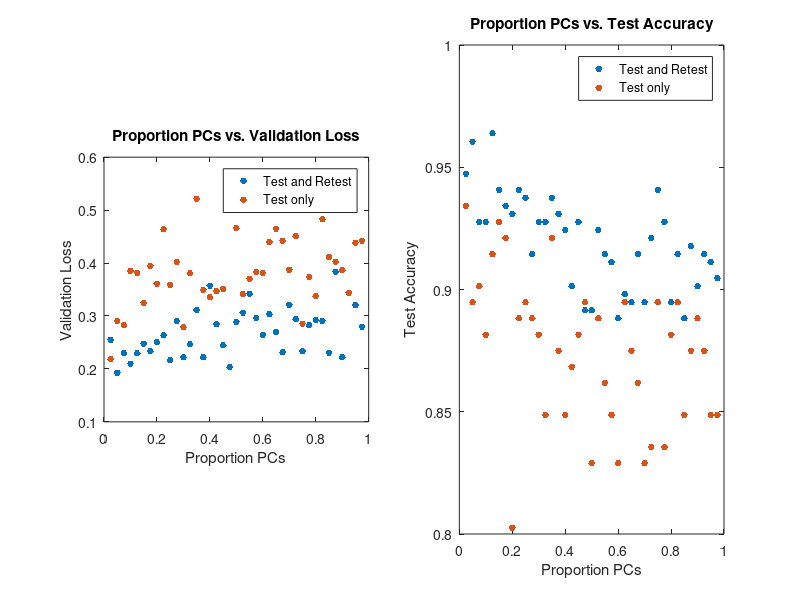
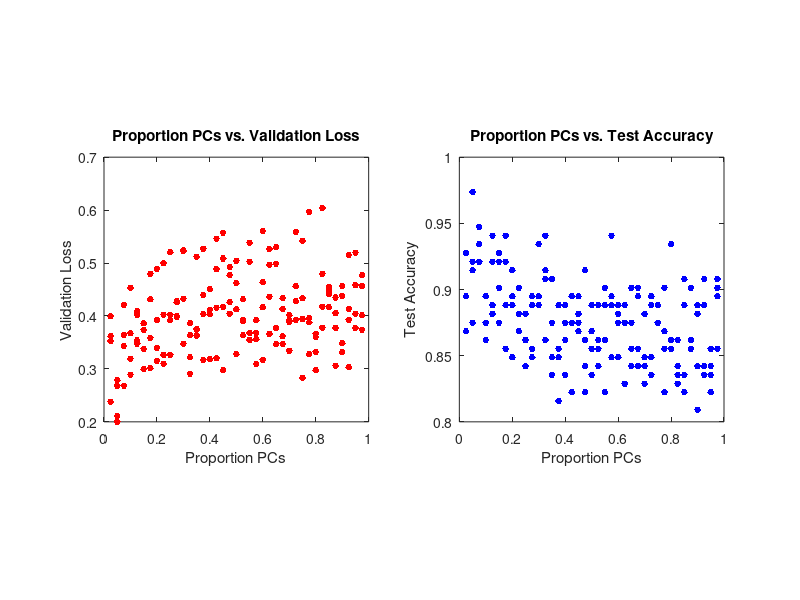
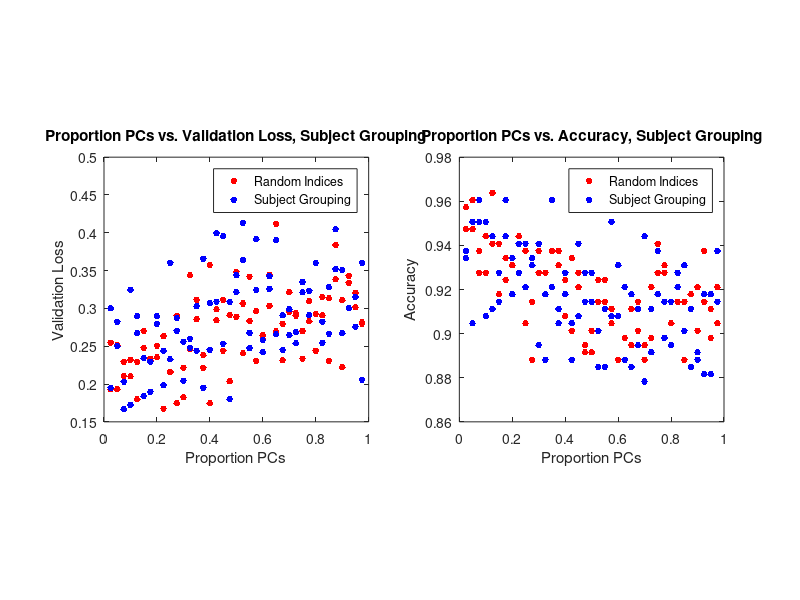

The MATLAB script that drew these images, in order:
%% Only test vs. test and retest (no subject constraint)
all_data = csvread('HCP100_E200_LR0.001_R0_S0_Y1.csv', 1, 0);
test_only = csvread('HCP100_E200_LR0.001_R0_S0_Y1_test.csv', 1, 0);
pct_comps = all_data(:,1);
accuracies = [all_data(:,2), test_only(:,2)];
losses = [all_data(:,3), test_only(:,3)];
fig1 = subplot(1,2,1);
set(gcf, 'Position',  [100, 100, 1250, 500])
plot(pct_comps, losses, '.', 'MarkerSize',15);
title('Proportion PCs vs. Validation Loss')
xlabel('Proportion PCs'), ylabel('Validation Loss')
legend('Test and Retest', 'Test only') 
axis square

subplot(1,2,2);
plot(pct_comps, accuracies, '.', 'MarkerSize',15);
title('Proportion PCs vs. Test Accuracy')
xlabel('Proportion PCs'), ylabel('Test Accuracy')
legend('Test and Retest', 'Test only') 
saveas(gcf,'pca_test_retest.png')
axis square
%% 5 replicates per pct comp, only on test subjects

rep1 = csvread('HCP100_E200_LR0.001_R0_S0_Y1_1_test.csv',1,0);
rep2 = csvread('HCP100_E200_LR0.001_R0_S0_Y1_2_test.csv',1,0);
rep3 = csvread('HCP100_E200_LR0.001_R0_S0_Y1_3_test.csv',1,0);
rep4 = csvread('HCP100_E200_LR0.001_R0_S0_Y1_4_test.csv',1,0);
rep5 = csvread('HCP100_E200_LR0.001_R0_S0_Y1_5_test.csv',1,0);

pct_comps = rep1(:,1);
accuracy = [rep2(:,2), rep3(:,2), rep4(:,2), rep5(:,2)];
mean(accuracy(1,:))
loss = [rep2(:,3), rep3(:,3), rep4(:,3), rep5(:,3)];

fig2 = subplot(1,2,1);
set(gcf, 'Position',  [100, 100, 1250, 500])
plot(pct_comps, loss, 'r.', 'MarkerSize',15);
title('Proportion PCs vs. Validation Loss')
xlabel('Proportion PCs'), ylabel('Validation Loss')
axis square

subplot(1,2,2);
plot(pct_comps, accuracy, 'b.', 'MarkerSize',15);
title('Proportion PCs vs. Test Accuracy')
xlabel('Proportion PCs'), ylabel('Test Accuracy')
axis square
saveas(gcf,'pca_reps.png')
%% Subject Grouping vs. Random Indices
Srep1 = csvread('HCP100_E200_LR0.001_R0_S1_Y1_1.csv',1,0);
Srep2 = csvread('HCP100_E200_LR0.001_R0_S1_Y1_2.csv',1,0);
Rrep1 = csvread('HCP100_E200_LR0.001_R0_S0_Y1.csv', 1, 0);
Rrep2 = csvread('HCP100_E200_LR0.001_R0_S0_Y1_1.csv', 1, 0);

pct_comps = Srep1(:,1);
subj_acc = [Srep1(:,2), Srep2(:,2)];
random_acc = [Rrep1(:,2), Rrep2(:,2)];
subj_loss = [Srep1(:,3), Srep2(:,3)];
random_loss = [Rrep1(:,3), Rrep2(:,3)];

avg_subj_acc = mean(mean(subj_acc));
avg_random_acc = mean(mean(random_acc));
std_subj_acc = mean(std(subj_acc));
std_random_acc = mean(std(random_acc));

fig1 = subplot(1,2,1);
set(gcf, 'Position',  [100, 100, 1250, 500])
p1 = plot(pct_comps, random_loss, 'r.', 'MarkerSize',15); hold on;
p2 = plot(pct_comps, subj_loss, 'b.', 'MarkerSize',15);
title('Proportion PCs vs. Validation Loss, Subject Grouping')
xlabel('Proportion PCs'), ylabel('Validation Loss')
h = [p1(1);p2];
legend(h, 'Random Indices', 'Subject Grouping') 
axis square

subplot(1,2,2);
p3 = plot(pct_comps, random_acc, 'r.', 'MarkerSize',15); hold on;
p4 = plot(pct_comps, subj_acc, 'b.', 'MarkerSize',15);
title('Proportion PCs vs. Accuracy, Subject Grouping')
xlabel('Proportion PCs'), ylabel('Accuracy')
h = [p3(1);p4];
legend(h, 'Random Indices', 'Subject Grouping') 
axis square
saveas(gcf,'pca_subject_grouping.png')

% Random indices are better with lower mean and stdev

%% Tangent space vs. Non tangent space 
